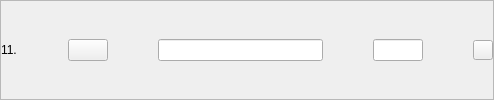
              <widget class="QFrame" name="result11">
               <property name="frameShape">
                <enum>QFrame::StyledPanel</enum>
               </property>
               <property name="frameShadow">
                <enum>QFrame::Raised</enum>
               </property>
               <layout class="QHBoxLayout" name="horizontalLayout_35" stretch="1,0,10,3,0">
                <property name="spacing">
                 <number>50</number>
                </property>
                <property name="leftMargin">
                 <number>0</number>
                </property>
                <property name="topMargin">
                 <number>0</number>
                </property>
                <property name="rightMargin">
                 <number>0</number>
                </property>
                <property name="bottomMargin">
                 <number>0</number>
                </property>
                <item>
                 <widget class="QLabel" name="nro11">
                  <property name="text">
                   <string>11.</string>
                  </property>
                 </widget>
                </item>
                <item>
                 <widget class="QPushButton" name="seeResult11Button">
                  <property name="text">
                   <string/>
                  </property>
                  <property name="icon">
                   <iconset resource="../resources.qrc">
                    <normaloff>:/Buttons/img/amacapy-boton-ver.png</normaloff>:/Buttons/img/amacapy-boton-ver.png</iconset>
                  </property>
                  <property name="iconSize">
                   <size>
                    <width>30</width>
                    <height>30</height>
                   </size>
                  </property>
                 </widget>
                </item>
                <item>
                 <widget class="QLineEdit" name="titleResult11"/>
                </item>
                <item>
                 <widget class="QLineEdit" name="priceResult11">
                  <property name="maximumSize">
                   <size>
                    <width>120</width>
                    <height>16777215</height>
                   </size>
                  </property>
                 </widget>
                </item>
                <item>
                 <widget class="QPushButton" name="deleteResult11Button">
                  <property name="sizePolicy">
                   <sizepolicy hsizetype="Fixed" vsizetype="Fixed">
                    <horstretch>0</horstretch>
                    <verstretch>0</verstretch>
                   </sizepolicy>
                  </property>
                  <property name="maximumSize">
                   <size>
                    <width>20</width>
                    <height>20</height>
                   </size>
                  </property>
                  <property name="text">
                   <string/>
                  </property>
                  <property name="icon">
                   <iconset resource="../resources.qrc">
                    <normaloff>:/Buttons/img/amacapy-boton-eliminar.png</normaloff>:/Buttons/img/amacapy-boton-eliminar.png</iconset>
                  </property>
                  <property name="iconSize">
                   <size>
                    <width>20</width>
                    <height>20</height>
                   </size>
                  </property>
                 </widget>
                </item>
               </layout>
              </widget>
